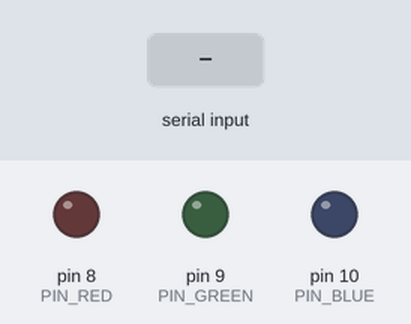
The sketch below on a simulated Arduino Uno, built with avr-gcc and run on an emulated ATmega328P. Shown: output pins drawn as LEDs (lit = HIGH). Inputs (shaded band) come from the test bench. Random numbers use the default seed unless the sketch sets one.

Above: at 1.2 s.
1.3 s: "4" received over Serial
At 1.9 s:
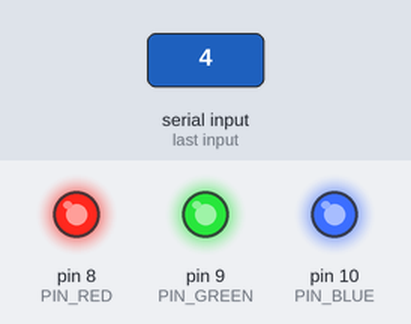
4.3 s: "1" received over Serial
At 5.3 s:
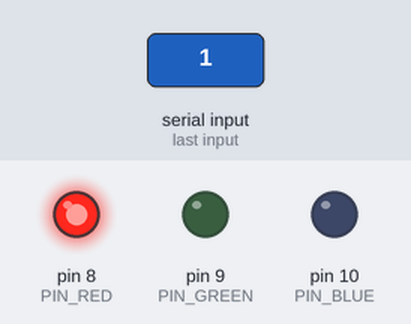
5.8 s: "2" received over Serial
At 6.1 s:
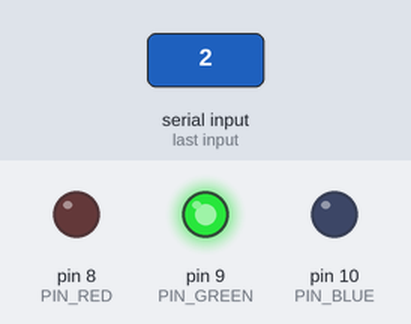
7.3 s: "3" received over Serial
At 8.5 s:
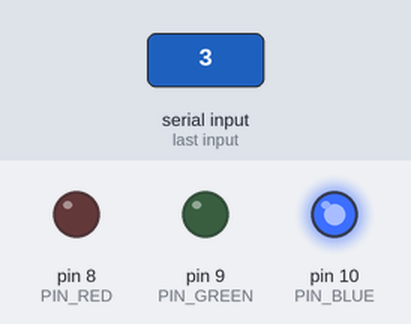
8.8 s: "4" received over Serial
At 10.6 s:
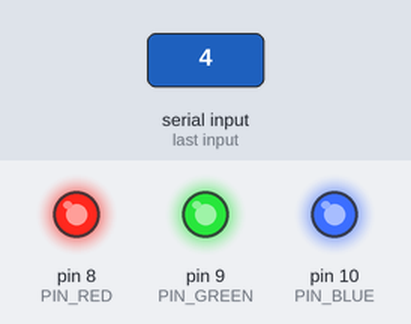
10.8 s: "0" received over Serial
At 11.8 s:
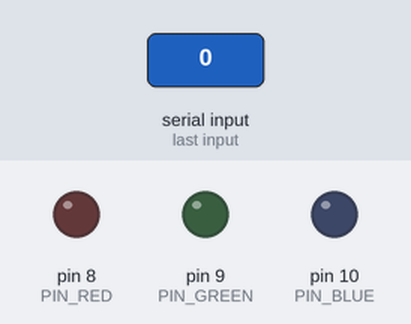
Timing chart, 0 to 13.3 s (numbered marks = the images above; inputs shaded):
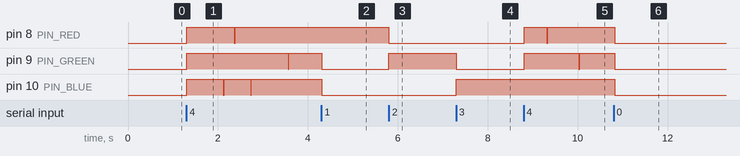

The sketch:

bluetooth.c.ino
```cpp
// Jae RIm Choi - jchoi215
//
// Lab 9: Reading two analog values with arduino and plotting data in the Processing application
//
// Description - In this project we take an arduino and connect 2 out of the four different analog sensors
//               in our project we connected a photoresistor and a potentiometer to read the value, as other
//               sensors were not availiable. During the running process, arduino reads the two values,
//               converts them into a string and sends the data out to the Processing program to be parsed
//               and plotted along the graph.
//
// Assumption  - "Graphs are built in to arduino libraries"
//                 It turned out that arduinos do not have a set library for graphs thus it needed
//                 a seperate program to actually plot the data. The arduino gathers the information
//                 using analog read, and writes them out to other programs such as Processing, Flash
//                 or MAX/MSP to graph the data.
//
//               "Graph is simple to make"
//                 This turned out to be true at least for program called Processing. Although it required
//                 a seperate set of code to be written in that Processing program however it
//                 was not very difficult at all as the structure was very much like arduino.
//
// References  -
//               Where to download Processing application and how to set up handshake with arduino.
//                 https://learn.sparkfun.com/tutorials/connecting-arduino-to-processing#introduction
//               Man Page on Processing: how to parse
//                 https://processing.org/reference/
//               Basic structure of the code for Processing and arduino
//                 https://www.arduino.cc/en/tutorial/graph
//               Different way to plot the graph
//                 https://www.youtube.com/watch?v=C_gyGXWIgHY
//               How to connect photoresistor - forgot
//                 http://physcomp.flosscience.com/home/unit-8/photoresistors-and-analog-read


#define PIN_RED 8
#define PIN_GREEN 9
#define PIN_BLUE 10

char x = -1;

int led[] = {PIN_RED, PIN_GREEN, PIN_BLUE};

void setup(){
  pinMode(PIN_RED, OUTPUT);
  pinMode(PIN_GREEN, OUTPUT);
  pinMode(PIN_BLUE, OUTPUT);
  Serial.begin(9600);
  randomSeed(analogRead(0));
}


void ledOn(int active){
  if(active == 4){
    digitalWrite(PIN_RED,   (int) random(0, 255));
    digitalWrite(PIN_GREEN, (int) random(0, 255));
    digitalWrite(PIN_BLUE,  (int) random(0, 255));
  }
  else{
    for(int i = 0; i < 3; i++){
      if(led[i] == active) digitalWrite(led[i], HIGH);
      else digitalWrite(led[i], LOW);
    }
  }
}

void controlLed(){
  while(Serial.available() > 0){
    x = Serial.read();

    switch(x){
      case '1': ledOn(PIN_RED);   break;
      case '2': ledOn(PIN_GREEN); break;
      case '3': ledOn(PIN_BLUE);  break;
      case '4': ledOn(4);         break;
      default:
        digitalWrite(PIN_RED, LOW);
        digitalWrite(PIN_GREEN, LOW);
        digitalWrite(PIN_BLUE, LOW);
        break;
    }
  }

  if(x == '4'){ ledOn(4); delay(10);}
}

void loop(){
  controlLed();
  delay(10);
}
```

Measured:
- after the input at 1.3 s, pin 8 (PIN_RED): LOW → HIGH at once, → LOW 1.1 s later, → HIGH 0.02 s later; pin 9 (PIN_GREEN): LOW → HIGH at once, → LOW 2.3 s later, → HIGH 0.02 s later; pin 10 (PIN_BLUE): goes HIGH 0.81 s, LOW 0.02 s, HIGH 0.59 s, LOW 0.02 s, then HIGH, starting at once
- after the input at 4.3 s, pin 10 (PIN_BLUE): HIGH → LOW at once
- after the input at 5.8 s, pin 8 (PIN_RED): HIGH → LOW at once; pin 9 (PIN_GREEN): LOW → HIGH at once
- after the input at 7.3 s, pin 9 (PIN_GREEN): HIGH → LOW at once; pin 10 (PIN_BLUE): LOW → HIGH at once
- after the input at 8.8 s, pin 8 (PIN_RED): LOW → HIGH at once, → LOW 0.51 s later, → HIGH 0.02 s later; pin 9 (PIN_GREEN): LOW → HIGH at once, → LOW 1.2 s later, → HIGH 0.02 s later
- after the input at 10.8 s, pin 8 (PIN_RED), pin 9 (PIN_GREEN), pin 10 (PIN_BLUE): HIGH → LOW at once
